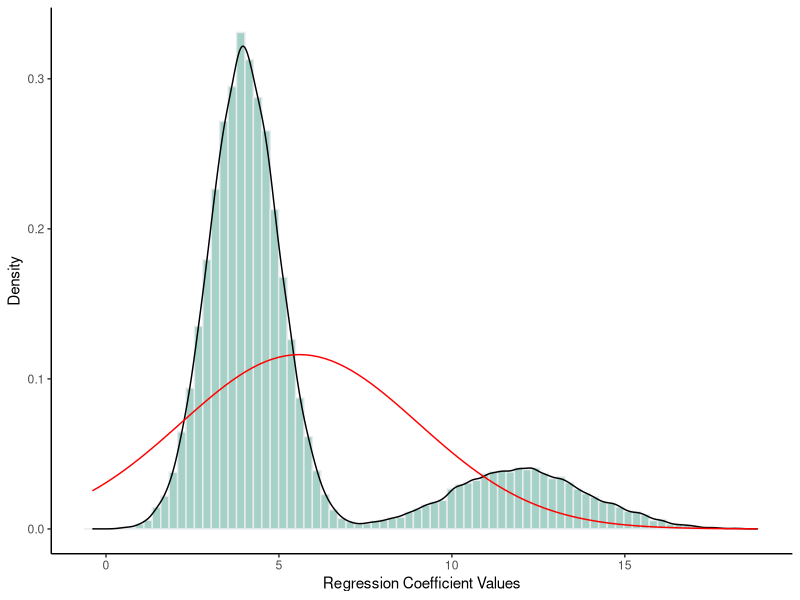
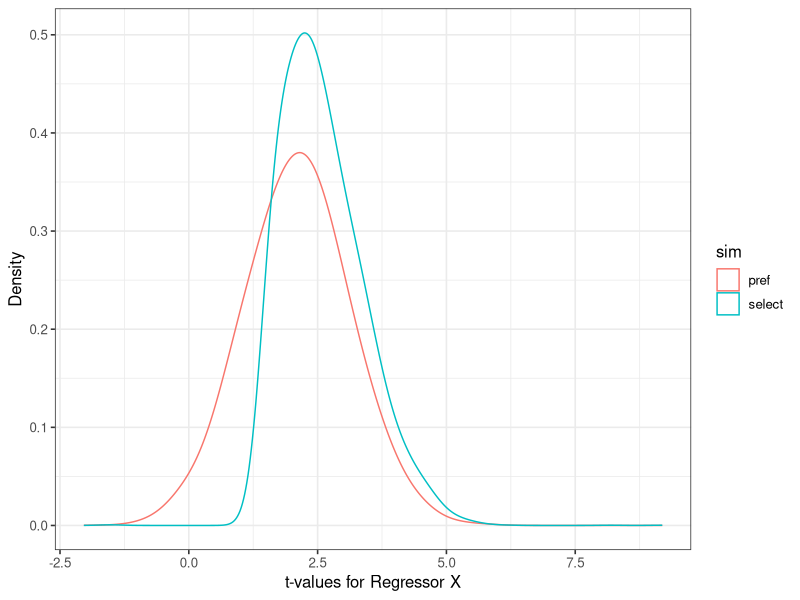
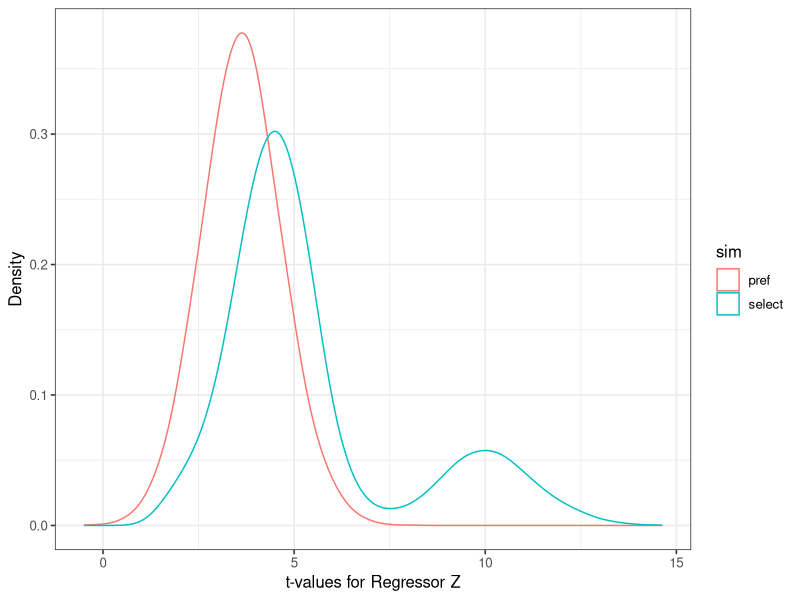

These charts were generated, in order, by the following R code:
## ---- chunk 1
knitr::opts_chunk$set(echo = FALSE)
## ---- chunk 2
library(dplyr)
library(ggplot2)
## ---- chunk 3
b1.m1 <- rnorm(10000, mean = 12, sd = 2)
b1.m2 <- rnorm(40000, mean = 4, sd = 1)

combined_dist <- data.frame(
  model = c(rep("m1", 10000), rep("m2", 40000)),
  b1 = c(b1.m1, b1.m2)
)
## ---- chunk 4
fig2 <- combined_dist %>% 
  ggplot(aes(x = b1))+
  geom_histogram( aes(y=..density..), color="#e9ecef", alpha=0.6, position = 'identity', bins = 80, fill = "#69b3a2") +
  geom_density(alpha=.2) +
  stat_function(fun = dnorm, args = list(mean = mean((combined_dist$b1)),
                                   sd = sd(combined_dist$b1)),
                col = "red") +
  theme_classic() +
  xlab("Regression Coefficient Values") +
  ylab("Density")
fig2
## ---- chunk 5
reps = 10000
p <- 3
Sigma <- matrix(c(5,4,5,
                  4,6,5, 
                  5,5,7), p, p)
n = 200
betas <- c(3, 0, 1, 2)
rsq <- NULL
coefs <- cover <- matrix(NA, nrow = reps, ncol = 3)
colnames(coefs) <- c("w", "x", "z")
colnames(cover) <- c("w", "x", "z")

for (i in seq(reps)) {
  #print(i)
  X <-  MASS::mvrnorm(n = n, rep(0, 3) , Sigma)
  y <- as.numeric(cbind(1, X) %*% betas + rnorm(n, 0, 10))
  Xy <- as.data.frame( cbind(X, y))
  colnames(Xy) <- c(c("w", "x", "z"), "y")
  fit <- lm(y ~., data = Xy)
  sel <- step(fit, k = 2, trace = FALSE)
  s <- summary(sel)
  tvals <- s$coefficients[,3][-1]
  coefs[i, names(tvals)] <-  tvals
  rsq[i] <- s$r.squared
}
## ---- chunk 6

reps = 10000
p <- 3
Sigma <- matrix(c(5,4,5,
                  4,6,5, 
                  5,5,7), p, p)
n = 200
betas <- c(3, 0, 1, 2)
rsq_pref <- NULL
coefs_pref <- cover_pref <- matrix(NA, nrow = reps, ncol = 3)
colnames(coefs_pref) <- c("w", "x", "z")
colnames(cover_pref) <- c("w", "x", "z")

for (i in seq(reps)) {
  #print(i)
  X <-  MASS::mvrnorm(n = n, rep(0, 3) , Sigma)
  y <- as.numeric(cbind(1, X) %*% betas + rnorm(n, 0, 10))
  Xy <- as.data.frame( cbind(X, y))
  colnames(Xy) <- c(c("w", "x", "z"), "y")
  fit <- lm(y ~., data = Xy)
  s <- summary(fit)
  tvals <- s$coefficients[,3][-1]
  coefs_pref[i, names(tvals)] <-  tvals
  rsq_pref[i] <- s$r.squared
}
## ---- chunk 7
x_included <- as_tibble(coefs[!is.na(coefs[,"x"]),])
x_included_pref <- as_tibble(coefs_pref[!is.na(coefs_pref[,"x"]),])

z_included <- as_tibble(coefs[!is.na(coefs[,"z"]),])
z_included_pref <- as_tibble(coefs_pref[!is.na(coefs_pref[,"z"]),])

x_df <- bind_rows("select"=x_included,"pref"= x_included_pref,.id="sim")
z_df <- bind_rows("select"=z_included,"pref"= z_included_pref,.id="sim")
## ---- chunk 8
x_df %>% 
  ggplot(aes(x, color = sim)) +
  geom_density(adjust = 2) +
  theme_bw(12) +
  scale_x_continuous() +
  labs(x = "t-values for Regressor X", y = "Density")
## ---- chunk 9
z_df %>% 
  ggplot(aes(z, color = sim)) +
  geom_density(adjust = 2) +
  theme_bw(12) +
  scale_x_continuous() +
  labs(x = "t-values for Regressor Z", y = "Density")
